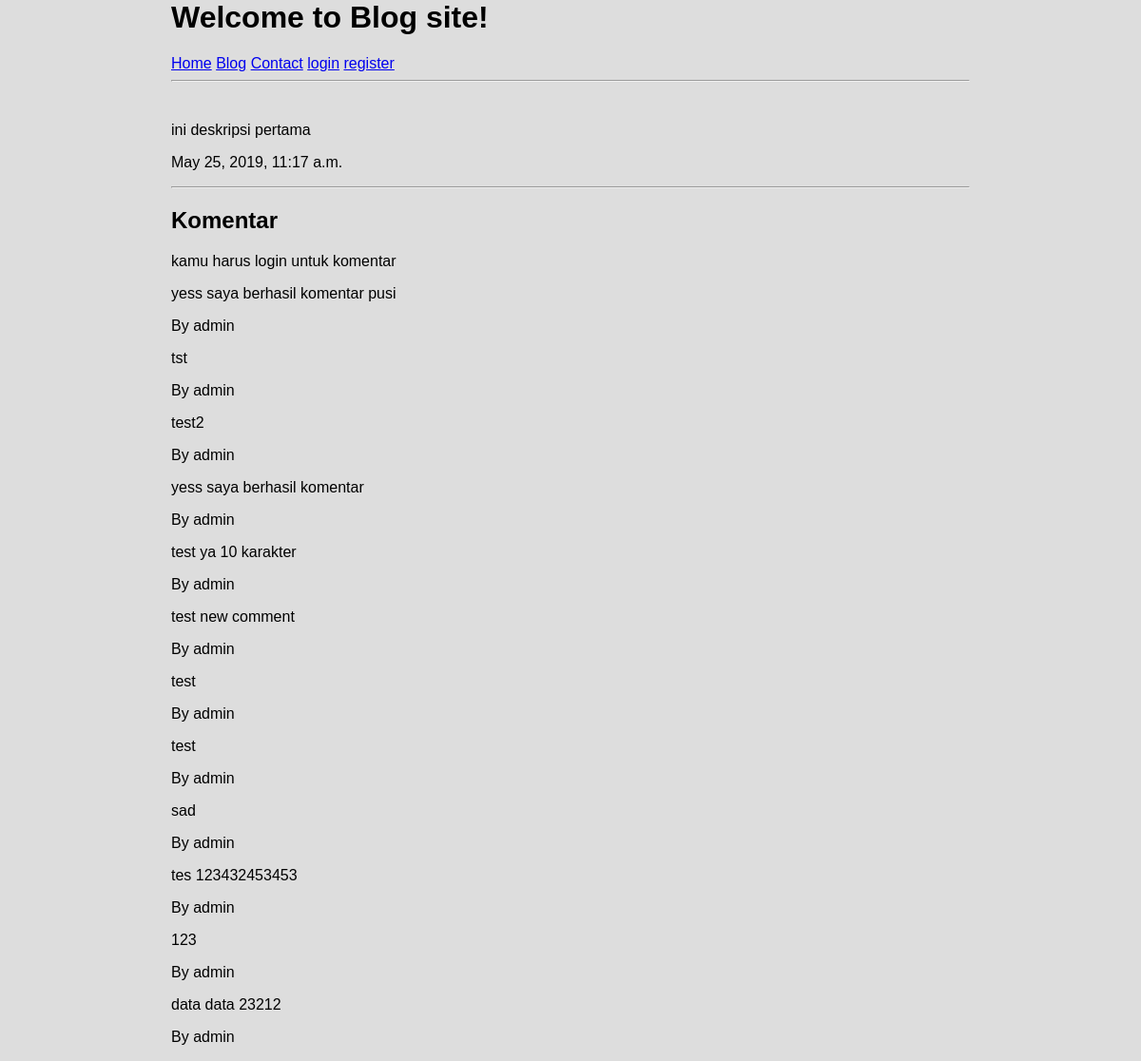
The app's page /blogs/1 with its own data.
### blogs/models.py (models this page shows, shortened)
class Blog(models.Model):
    title = models.CharField(max_length=100)
    desc = models.TextField()
    created_at = models.DateTimeField(auto_now_add=True)

class Comment(models.Model):
    user = models.ForeignKey(settings.AUTH_USER_MODEL, default=1,on_delete=models.CASCADE)
    blog = models.ForeignKey(Blog, on_delete=models.CASCADE)
    desc = models.TextField()
    created_at = models.DateTimeField(auto_now_add=True)

### blogs/views.py (the view)
# urls.py: path('<int:id>', views.single,name='single'),
def single(request, id):
   blog = get_object_or_404(Blog,pk = id)
   form = forms.CommentForm()
   return render(request, 'blogs/single.html',{'blog': blog,'form':form})

### blogs/templates/blogs/single.html (shortened to what this page needs)
{% extends 'base.html' %}
{% block content %}
    <p>{{blog.desc}}</p>
    <p>{{blog.created_at}}</p>
    <hr>
    <h2>Komentar</h2>
    {% if user.is_authenticated %}
        <form action="{% url 'blogs:comment' blog.id %}" method="post">
            {% csrf_token %}
            {{ form.as_p }}
            <input type="submit" value="Submit">
        </form>
    {% else %}
        <p>kamu harus login untuk komentar</p>
    {% endif %}
    {% for comment in blog.comment_set.all %}
        <p>{{comment.desc}}
        </p>
        <p>By {{ comment.user }}</p>
    {% endfor %}
{% endblock %}

### templates/base.html (shortened to what this page needs)
{% load static from staticfiles %}
<html lang="en">
<head>
    <link rel="stylesheet" href="{% static 'css/layout.css' %}">
</head>
<body>
    <h1>Welcome to Blog site!</h1>
    <nav>
        <a href="/">Home</a>
        <a href="{% url 'blogs:index' %}">Blog</a>
        <a href="/kontak">Contact</a>
        {% if user.is_authenticated %}
            <a href="{% url 'logout' %}">logout</a>
        {% else %}
            <a href="{% url 'login' %}">login</a>
            <a href="{% url 'signup' %}">register</a>
        {% endif %}
    </nav>
    <hr>
    <br>
    {% block content %}{% endblock %}
</body>
</html>

### assets/css/layout.css (style rules this page uses)
body { font-family: sans-serif; background: rgb(221, 221, 221); width: 70%; margin: auto; }

### records on screen
Blog: desc "ini deskripsi pertama", created_at "May 25, 2019, 11:17 a.m."
Comment: desc "yess saya berhasil komentar pusi", user "admin"
Comment: desc "tst", user "admin"
Comment: desc "test2", user "admin"
Comment: desc "yess saya berhasil komentar", user "admin"
Comment: desc "test ya 10 karakter", user "admin"
Comment: desc "test new comment", user "admin"
Comment: desc "test", user "admin"
Comment: desc "test", user "admin"
Comment: desc "sad", user "admin"
Comment: desc "tes 123432453453", user "admin"
Comment: desc "123", user "admin"
Comment: desc "data data 23212", user "admin"
